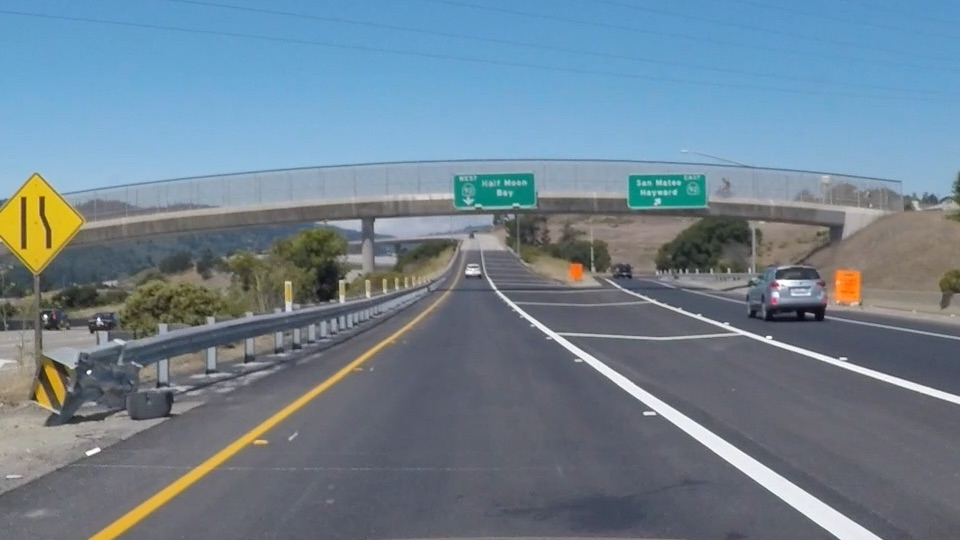
#> input picture finding_lane /exit-ramp.jpg, 960 x 540 px
$ jupyter execute hough_transform.ipynb   (shell and % lines are left out)
#> lines starting #> are read from the running program, lines starting #| are printed output that depends on the picture; after the words box and inside, x2 and y2 are one past the last pixel; in counts of white or black regions, pixels touching at a corner belong together
[cell 1]
# Do relevant imports
import matplotlib.pyplot as plt
import matplotlib.image as mpimg
import numpy as np
import cv2


# Read in and grayscale the image
image = mpimg.imread('exit-ramp.jpg')
#> image is the input picture: shape (540, 960, 3); mean R, G, B 111.3, 130.2, 144.4
gray = cv2.cvtColor(image,cv2.COLOR_RGB2GRAY)
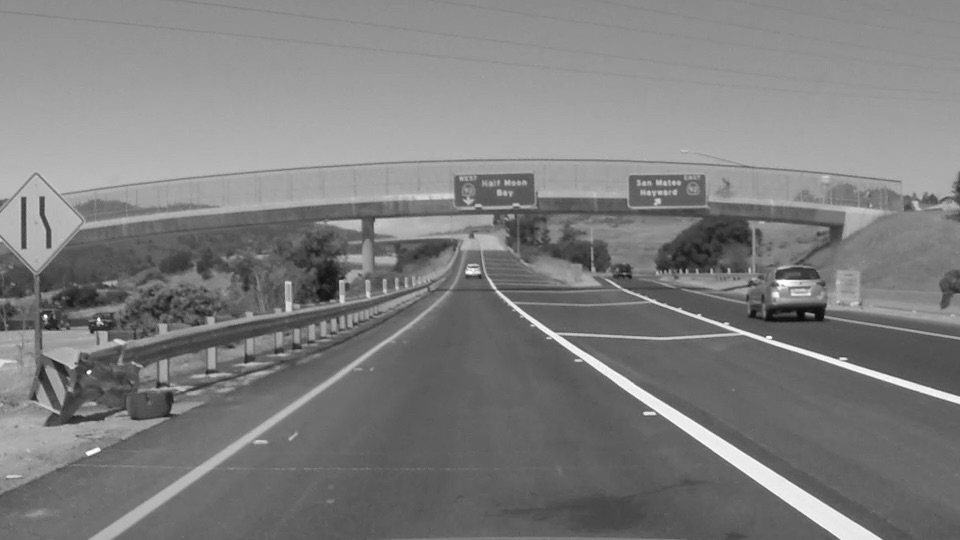
#> gray: shape (540, 960); min 7, max 255, mean 126.2

# Define a kernel size and apply Gaussian smoothing
kernel_size = 11
blur_gray = cv2.GaussianBlur(gray,(kernel_size, kernel_size),0)

# Define our parameters for Canny and apply
low_threshold = 50
high_threshold = 150
edges = cv2.Canny(blur_gray, low_threshold, high_threshold)
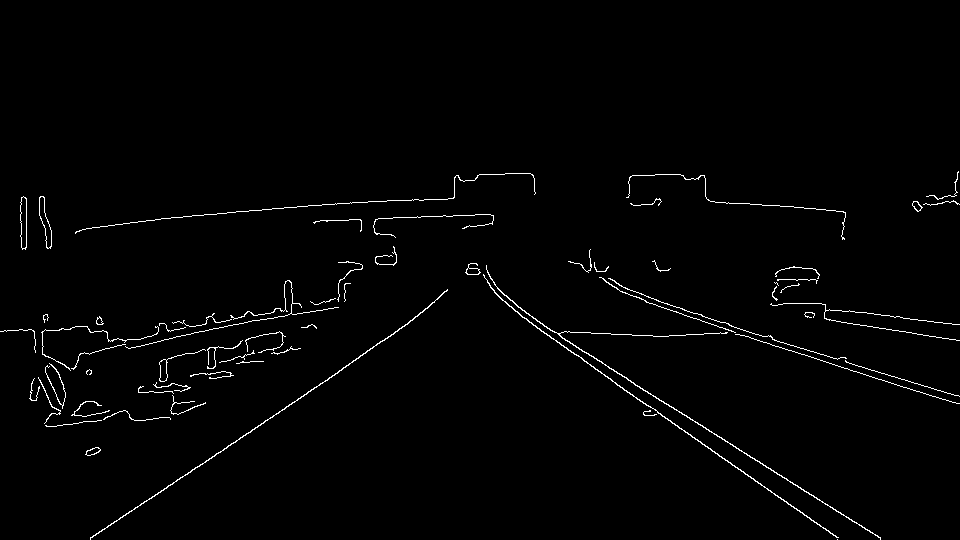
#> edges: shape (540, 960); 1.4% white in thin lines or dots, all inside (x1, y1, x2, y2) = (0, 171, 960, 540)

# Define the Hough transform parameters
# Make a blank the same size as our image to draw on
rho = 1
theta = np.pi/180
threshold = 1
min_line_length = 10
max_line_gap = 1
line_image = np.copy(image)*0 #creating a blank to draw lines on
#> line_image: shape (540, 960, 3); every value is 0

# Run Hough on edge detected image
lines = cv2.HoughLinesP(edges, rho, theta, threshold, np.array([]),
                            min_line_length, max_line_gap)
#> lines = 88 rows, first 6: [404, 326, 415, 316], [886, 329, 898, 330], [508, 298, 528, 314], [660, 306, 683, 314], [657, 336, 679, 335], [605, 365, 787, 479]

# Iterate over the output "lines" and draw lines on the blank
for line in lines:
    for x1,y1,x2,y2 in line:
        cv2.line(line_image,(x1,y1),(x2,y2),(255,0,0),10)
#> this loop made 88 passes
#> line on passes 1 to 12: [[404, 326, 415, 316]], [[886, 329, 898, 330]], [[508, 298, 528, 314]], [[660, 306, 683, 314]], [[657, 336, 679, 335]], [[605, 365, 787, 479]], [[695, 313, 723, 322]], [[883, 373, 927, 386]], [[733, 446, 880, 538]], [[51, 246, 51, 230]], [[171, 217, 182, 217]], [[648, 405, 837, 537]]
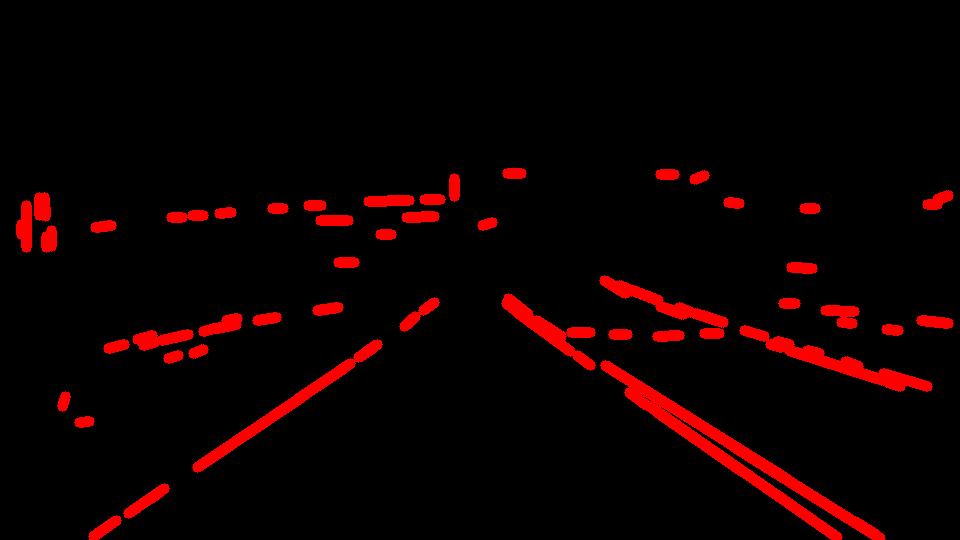
#> line_image: shape (540, 960, 3); mean R, G, B 14.3, 0, 0

# Create a "color" binary image to combine with line image
color_edges = np.dstack((edges, edges, edges))

# Draw the lines on the edge image
combo = cv2.addWeighted(color_edges, 0.8, line_image, 1, 0)
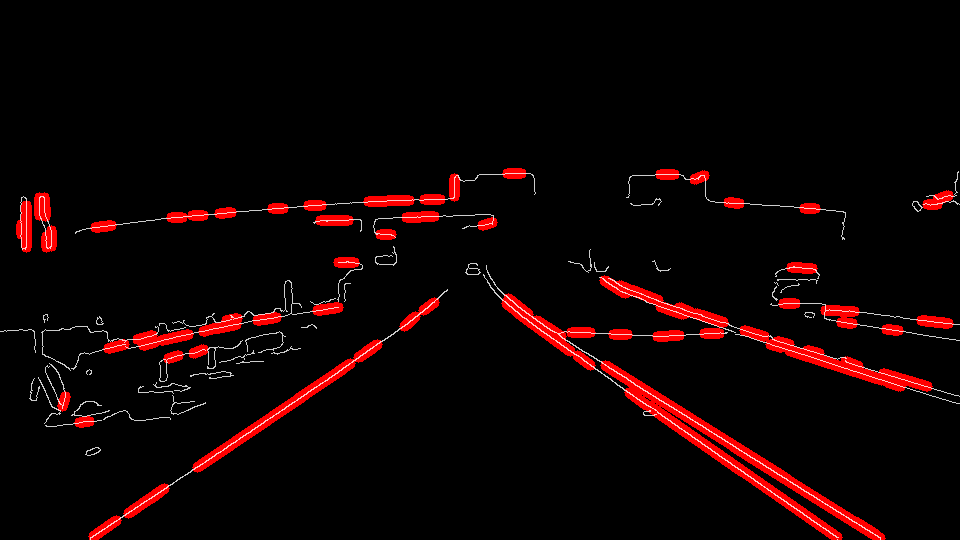
#> combo: shape (540, 960, 3); mean of channels 0, 1, 2 15.8, 2.9, 2.9; drawn as R, G, B
plt.imshow(combo)

[cell 2]
plt.hist(lines[:,:,3] - ((lines[:,:,3] - lines[:,:,1]) / (lines[:,:,2]-lines[:,:,0]+1))*lines[:,:,2], bins=50)
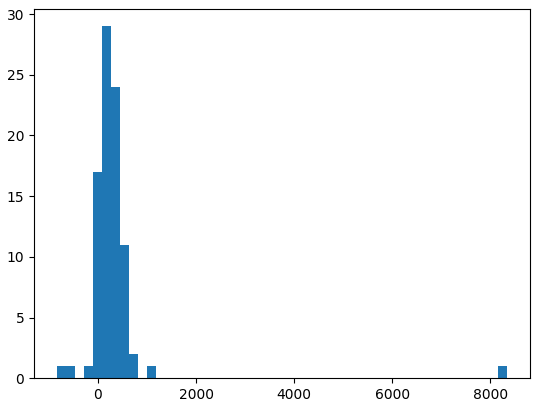
#> figure drawn by matplotlib, 1 panel; tallest bar 29 high, from x = 74.5 to 258.4

[cell 3]
plt.hist((lines[:,:,3] - lines[:,:,1]) / (lines[:,:,2]-lines[:,:,0]+1), bins=np.arange(-2,2,0.05))
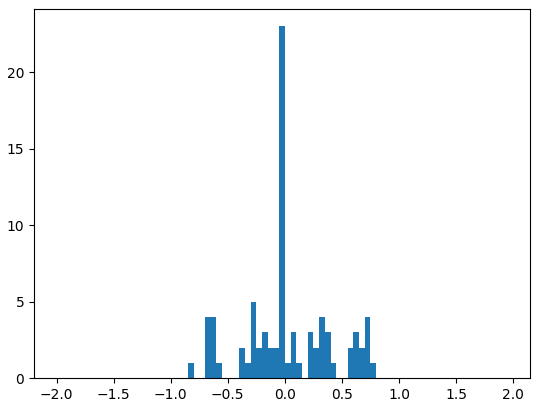
#> figure drawn by matplotlib, 1 panel; tallest bar 23 high, from x = -0.05 to 1.78e-15
